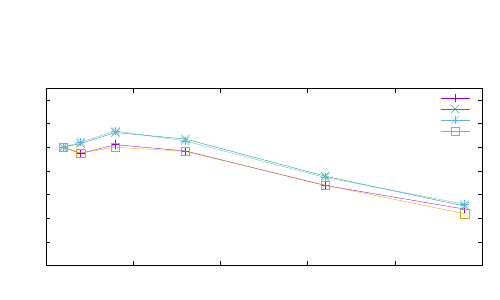

Recreate this plot in gnuplot.
set terminal cairolatex color
set output 'group003-gnuplottex-fig1.tex'
#set key at 15.8,41
set size 1.0,0.75
unset log
unset label
#set xtic auto offset 0,-0.5 font ",10"
#set ytic 25 font ",10"
#Set Info
set xlabel "Number of Threads"
#set xlabel offset 0,-0.5
set ylabel "Scaling Efficiency"
#set ylabel offset -1.25,0
#set xr [0.0:16.0]
set yr [0.0:1.5]
plot "./benchmarking/vectorized/strong/p025strong.txt" u 1:(489.7618279/$2/$1) t 'p = 0.025' w linespoints, \
"./benchmarking/vectorized/strong/p05strong.txt" u 1:(538.3848/$2/$1) t 'p = 0.050' w lp, \
"./benchmarking/vectorized/strong/p10strong.txt" u 1:(359.1135909/$2/$1) t 'p = 0.100' w lp, \
"./benchmarking/vectorized/strong/p30strong.txt" u 1:(326.293136119/$2/$1) t 'p = 0.300' w lp
